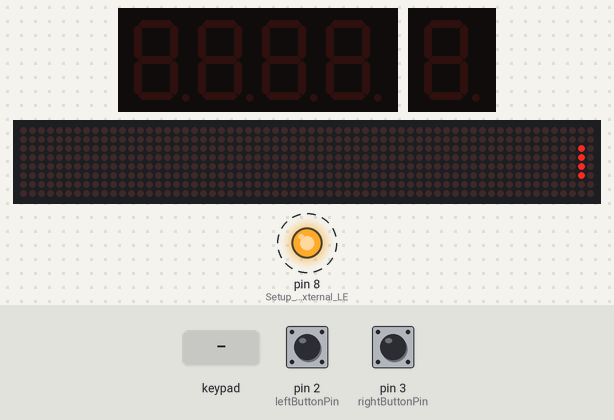
The sketch below on a simulated Arduino Mega 2560, built with avr-gcc and run on an emulated ATmega2560. Shown: 4-digit seven-segment display, 1-digit seven-segment display, 64×8 LED matrix, output pins drawn as LEDs (lit = HIGH). Dashed ring = blinking. Inputs (shaded band) come from the test bench; at power-on: pin 2 (leftButtonPin) LOW, pin 3 (rightButtonPin) LOW. Random numbers use the default seed unless the sketch sets one.

Above: at 0.9 s.
1.0 s: pin 2 (leftButtonPin) pulled HIGH for 0.15 s
At 1.19 s:
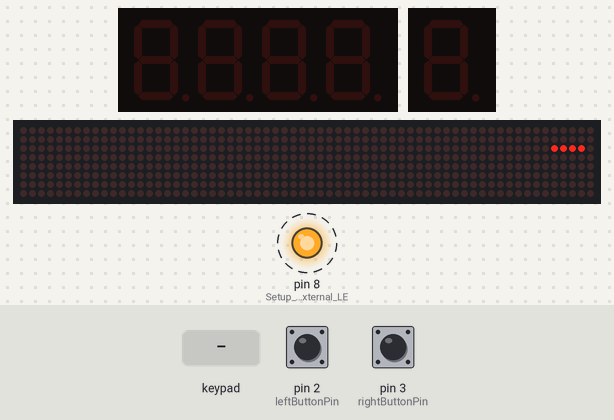
2.9 s: pin 3 (rightButtonPin) pulled HIGH for 0.15 s
At 4.08 s:
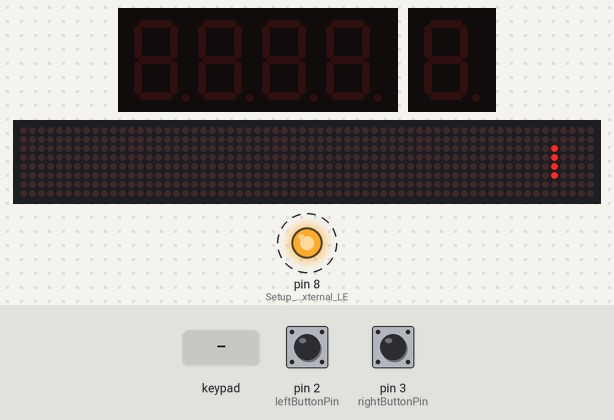
4.8 s: key '6' pressed
At 5.22 s:
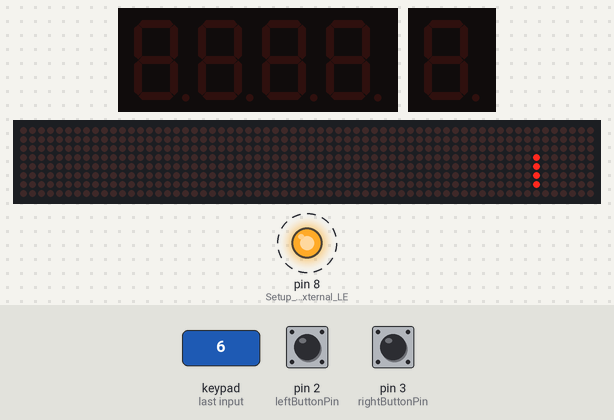
6.7 s: keypad keys 5 0 4 4 4 2 4 1 # pressed 0.4 s apart
At 8.69 s:
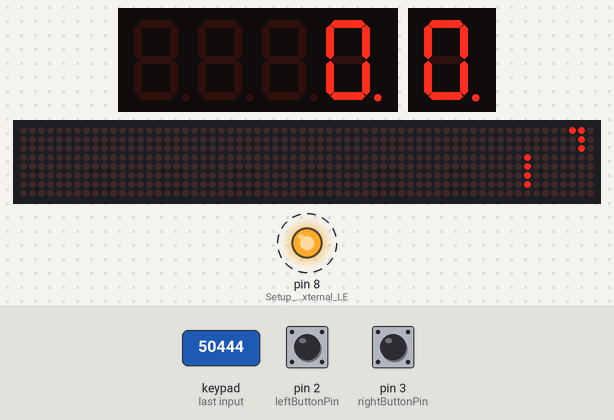
11.8 s: keypad keys 5 0 4 4 4 2 4 1 A pressed 0.4 s apart
At 13.26 s:
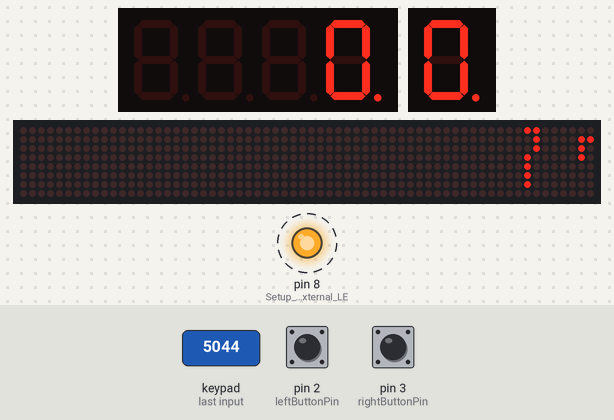
16.9 s: pin 2 (leftButtonPin) pulled HIGH for 1 s
At 18.14 s:
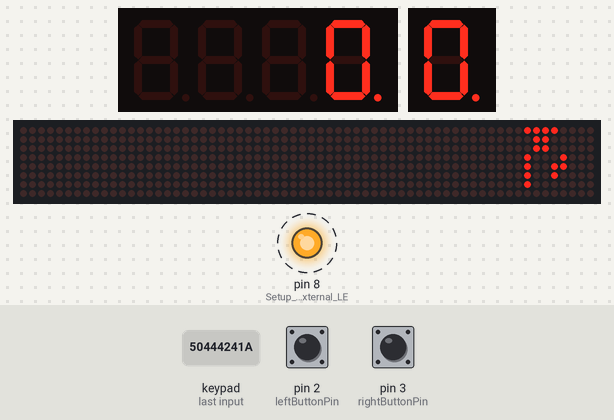
Timing chart, 0 to 22.5 s (numbered marks = the images above; inputs shaded):
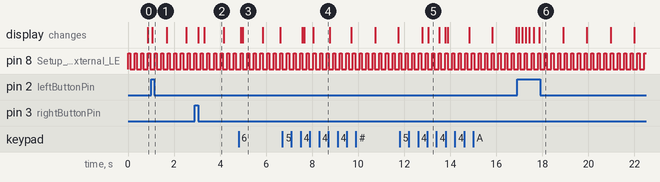

The sketch:

Tetris.ino
```cpp
#include <Arduino_FreeRTOS.h>
#include <task.h>
#include <SPI.h>
#include <Keypad.h>
#include <LedControl.h>
#include "SevSeg.h"

// ******************** BUTTON SETUP START ********************
const int leftButtonPin = 2;  // the number of the pushbutton pin
const int rightButtonPin = 3;

int leftButtonState = 0;
int rightButtonState = 0;
// ******************** BUTTON SETUP STOP ********************

// ******************** KEYPAD SETUP START ********************
const int ROW_NUM = 4;    // DO NOT CHANGE | four rows
const int COLUMN_NUM = 4; // DO NOT CHANGE | four columns

char keys[ROW_NUM][COLUMN_NUM] = {
  {'1','2','3', 'A'},
  {'4','5','6', 'B'},
  {'7','8','9', 'C'},
  {'*','0','#', 'D'}
};

volatile int difficulty;

byte pin_rows[ROW_NUM] = {31, 29, 27, 25};      //connect to the row pinouts of the keypad
byte pin_column[COLUMN_NUM] = {39, 37, 35, 33}; //connect to the column pinouts of the keypad

Keypad keypad = Keypad( makeKeymap(keys), pin_rows, pin_column, ROW_NUM, COLUMN_NUM );
// ******************** KEYPAD SETUP STOP ********************

// ******************** SEVEN SEGMENT DISPLAY SETUP START ********************
SevSeg sevseg; // Instantiate a seven segment controller object
SevSeg sevseg_single; // Instantiate a seven segment controller object
// ******************** SEVEN SEGMENT DISPLAY SETUP STOP ********************

TaskHandle_t show_handle;
TaskHandle_t gravity_handle;
TaskHandle_t init_handle;
TaskHandle_t piece_init_handle;

int DIN = 12;
int CS =  11;
int CLK = 10;

LedControl lc = LedControl(DIN, CLK, CS, 0);

#define DIN_MASK (1 << 4)  // Pin 12 on PORTB
#define CS_MASK  (1 << 5)  // Pin 11 on PORTB
#define CLK_MASK (1 << 6)  // Pin 10 on PORTB

#define configUSE_PREEMPTION 0
#define INCLUDE_vTaskDelete 1
#define INCLUDE_xTaskAbortDelay 1

// Define arrays for all Tetris Blocks
const int line[4][4]    {	{1, 1, 1, 1},
                          {0, 0, 0, 0},
                          {0, 0, 0, 0},
                          {0, 0, 0, 0} }; // INITIALLY HORIZONTAL
const int j_piece[4][4] { {1, 0, 0, 0},
                          {1, 1, 1, 0},
                          {0, 0, 0, 0},
                          {0, 0, 0, 0} }; // INITIALLY POINTS UP
const int l_piece[4][4] {	{1, 1, 1, 0},
                          {1, 0, 0, 0},
                          {0, 0, 0, 0},
                          {0, 0, 0, 0} }; // INITIALLY POINTS DOWN
const int box[4][4]     {	{1, 1, 0, 0},
                          {1, 1, 0, 0},
                          {0, 0, 0, 0},
                          {0, 0, 0, 0} };
const int s_piece[4][4] {	{1, 1, 0, 0},
                          {0, 1, 1, 0},
                          {0, 0, 0, 0},
                          {0, 0, 0, 0} }; // INITIALLY "FLAT"
const int z_piece[4][4] {	{0, 1, 1, 0},
                          {1, 1, 0, 0},
                          {0, 0, 0, 0},
                          {0, 0, 0, 0} }; // INITIALLY "FLAT"
const int tee[4][4]     {	{0, 1, 0, 0},
                          {1, 1, 0, 0},
                          {0, 1, 0, 0},
                          {0, 0, 0, 0} }; // iNITIALLY POINTS LEFT

static int score = 0;

// Stores relevant info about a given piece
struct piece {
  int x; // Current x position of the top left of the piece (in 4x4)
  int y; // Current y position of the top left of the piece (in 4x4)
  int block[4][4];
} piece_struct;

struct piece cur_piece;


// NOTE: need to create a "cup" shape of 1s for collision on the borders.
int grid[10][9];

// Return a new random piece struct
struct piece get_new_piece(){
 struct piece new_piece;
  new_piece.x = 3;
  new_piece.y = 0;
  switch (random(1,8)) {
    case 1:
      for (int i = 0; i < 4; i++){
        for (int j = 0; j < 4; j++){
          new_piece.block[i][j] = line[j][i];
        }
      }
      break;
    case 2:
      for (int i = 0; i < 4; i++){
        for (int j = 0; j < 4; j++){
          new_piece.block[i][j] = j_piece[j][i];
        }
      }
      break;
    case 3:
      for (int i = 0; i < 4; i++){
        for (int j = 0; j < 4; j++){
          new_piece.block[i][j] = l_piece[j][i];
        }
      }
      break;
    case 4:
      for (int i = 0; i < 4; i++){
        for (int j = 0; j < 4; j++){
          new_piece.block[i][j] = box[j][i];
        }
      }
      break;
    case 5:
      for (int i = 0; i < 4; i++){
        for (int j = 0; j < 4; j++){
          new_piece.block[i][j] = s_piece[j][i];
        }
      }
      break;
    case 6:
      for (int i = 0; i < 4; i++){
        for (int j = 0; j < 4; j++){
          new_piece.block[i][j] = z_piece[j][i];
        }
      }
      break;
    case 7:
      for (int i = 0; i < 4; i++){
        for (int j = 0; j < 4; j++){
          new_piece.block[i][j] = tee[j][i];
        }
      }
      break;
    default:
      break;
  }
  return new_piece;
}

// Creates a copy of the current piece to protect memory if it is not going to be overwritten
struct piece getCurCopy(){
  struct piece cur_copy;
  cur_copy.x = cur_piece.x;
  cur_copy.y = cur_piece.y;
  for(int x = 0; x < 4; x++){
    for(int y = 0; y < 4; y++){
      cur_copy.block[x][y] = cur_piece.block[x][y];
    }
  }
  return cur_copy;
}

// Basically the most important function in this code
bool collision_check(struct piece next_piece){
  for(int x = 0; x <= 3; x++){
    for(int y = 0; y <= 3; y++){
      if(next_piece.block[x][y] && grid[next_piece.x + x][next_piece.y + y]){
        return 1;
      }
    }
  }
  return 0;
}


// ***************** CURRENT PIECE ROTATION & MOVEMENT *****************
struct piece move_left(){
  struct piece new_piece = getCurCopy();
  new_piece.x--;
  if(collision_check(new_piece)) {
    return cur_piece;
  }
  else {
    return new_piece;
  }
}

struct piece move_right(){
  struct piece new_piece = getCurCopy();
  new_piece.x++;
  if(collision_check(new_piece)) {
    return cur_piece;
  }
  else {
    return new_piece;
  }
}

struct piece move_down(){
  struct piece new_piece = getCurCopy();
  new_piece.y++;
  if(collision_check(new_piece)) {
    return cur_piece;
  }
  else {
    return new_piece;
  }
}

struct piece rotate_left() {
  struct piece new_piece = getCurCopy();
  for (int i = 0; i < 4; i++){
    for(int j = 0; j < 4; j++){
        new_piece.block[j][3 - i] = cur_piece.block[i][j];
    }
  }
  if(collision_check(new_piece)){
    return cur_piece;
  }
  else{
    return new_piece;
  }
}

struct piece rotate_right() {
  struct piece new_piece = getCurCopy();
  for (int i = 0; i < 4; i++){
    for(int j = 0; j < 4; j++){
        new_piece.block[3 - j][i] = cur_piece.block[i][j];
    }
  }
  if(collision_check(new_piece)){
    return cur_piece;
  }
  else{
    return new_piece;
  }
}

// ***************** LINE CLEARING FUNCTIONALITY *****************


// Based on check algorithm from https://circuitdigest.com/microcontroller-projects/creating-tetris-game-with-arduino-and-oled-display
void line_clear_check(){
  bool clear;
  int lines = 0;
  for(int y = 7; y >= 0; y--){
    clear = true;

    // If any of the parts of the line in the grid are off, this will change clear to zero
    for(int x = 8; x >= 1; x--){
      clear = clear && grid[x][y];
    }

    if(clear){
      clearline(y);
      y++; // Makes sure the system still checks the newly moved line after clearline is done
      lines++;
    }
  }

  // Single line clear = 40pts
  if(lines == 1){
    score += 40;
  }

  // Double line clear = 50pts
  else if (lines == 2){
    score += 50;
  }

  // Triple line clear = 100pts
  else if (lines == 3){
    score += 100;
  }

  // Tetris clear = 300pts
  else if (lines == 4){
    score += 300;
  }
  if(difficulty < 5){
    difficulty = score / 100;
  }


  sevseg.setNumber(score, 0);
  sevseg_single.setNumber(difficulty, 0);
}

// Based on clear algorithm from https://circuitdigest.com/microcontroller-projects/creating-tetris-game-with-arduino-and-oled-display
void clearline(int cleared_line){

  // Shift down every row starting from the cleared line, moving upwards
  for(int y = cleared_line; y >= 0; y--){
    for(int x = 8; x >= 1; x--){
      grid[x][y] = grid[x][y-1];
    }
  }

  // Set top of display to zero
  for(int x = 8; x >= 1; x--){
    grid[x][0] = 0;
  }
}


// Adds the current block to the grid (called if bottom collision occurs)
void add_block_to_grid(){
  for (int x = 0; x < 4; x++){
    for (int y = 0; y < 4; y++){
        grid[cur_piece.x + x][cur_piece.y + y] |= cur_piece.block[x][y];
    }
  }
}

// ************************** HELPER FUNCTION FOR SPI ON LED DISPLAY **************************

//Function provided from https://github.com/wayoda/LedControl/tree/master
void printByte(byte character []) {

int i = 0;
  for(i=0;i<8;i++)
  {
    lc.setRow(0,i,character[i]);
  }
}


// define two tasks for Blink & AnalogRead
void TaskBlink( void *pvParameters );
void TaskAnalogRead( void *pvParameters );

void TaskGravity( void *pvParameters );
void TaskInitBoard( void *pvParameters );
void TaskShowBoard( void *pvParameters );
void buttonsTask(void *pvParameters);

// the setup function runs once when you press reset or power the board
void setup() {

  // Button setup
  pinMode(leftButtonPin, INPUT);
  pinMode(rightButtonPin, INPUT);

  pinMode(8, OUTPUT); // Setup pin for external LED

  randomSeed(29420);

  // Seven Segment Display (4-digit) setup
  byte numDigits = 4;
  byte digitPins[] = {50, 44, 42, 41};                    //Digit pins setup for easy connection order
  byte segmentPins[] = {48, 40, 45, 49, 51, 46, 43, 47};  //Segment pins setup for easy connection order
  bool resistorsOnSegments = false;
  byte hardwareConfig = COMMON_CATHODE;
  bool updateWithDelays = false;
  bool leadingZeros = false;
  bool disableDecPoint = true;

  sevseg.begin(hardwareConfig, numDigits, digitPins, segmentPins, resistorsOnSegments,
               updateWithDelays, leadingZeros, disableDecPoint);
  sevseg.setBrightness(90);

  // Seven Segment Display (1-digit) setup
  byte numDigits1 = 1;
  byte segmentPins1[] = {28, 30, 36, 34, 32, 26, 24, 38};  //Segment pins setup for easy connection order
  bool resistorsOnSegments1 = true;
  byte hardwareConfig1 = COMMON_CATHODE;
  bool updateWithDelays1 = false;
  bool leadingZeros1 = false;
  bool disableDecPoint1 = true;

  sevseg_single.begin(hardwareConfig1, numDigits1, 1, segmentPins1, resistorsOnSegments1,
               updateWithDelays1, leadingZeros1, disableDecPoint1);
  sevseg_single.setBrightness(90);

  // LED matrix setup
  lc.shutdown(0, false);
  lc.setIntensity(0,3);
  lc.clearDisplay(0);

  //ADD INITIALIZATION FOR BOARD

  // initialize serial communication at 9600 bits per second:
  Serial.begin(19200);

  difficulty = 1;

  while (!Serial) {
    ; // wait for serial port to connect. Needed for native USB, on LEONARDO, MICRO, YUN, and other 32u4 based boards.
  }

  xTaskCreate(
    TaskBlink
    , "Blink LED"
    , 128
    , NULL
    , 2
    , NULL );
  xTaskCreate(
    TaskGravity
    ,  "Gravity"   // A name just for humans
    ,  256  // This stack size can be checked & adjusted by reading the Stack Highwater
    ,  NULL
    ,  2  // Priority, with 3 (configMAX_PRIORITIES - 1) being the highest, and 0 being the lowest.
    ,  &gravity_handle );

  xTaskCreate(
    TaskInitBoard
    ,  "Initialize Board"
    ,  256  // Stack size
    ,  NULL
    ,  3  // Priority
    ,  &init_handle );

  xTaskCreate(
    TaskInitPiece
    , "Initialize Piece"
    , 128
    , NULL
    , 3
    , &piece_init_handle );

  xTaskCreate(
    TaskShowBoard
    ,  "Show Board"
    ,  256  // Stack size
    ,  NULL
    ,  2  // Priority
    ,  &show_handle );
  xTaskCreate(
    keypadTask
    , "Keypad Task"
    , 256
    , NULL
    , 1
    , NULL );
  xTaskCreate(
    buttonsTask
    , "Buttons Task"
    , 256
    , NULL
    , 1
    , NULL );
  xTaskCreate(
    TaskRefresh
    , "Refresh Display"
    , 128
    , NULL
    , 1
    , NULL );

  //vTaskSuspend(piece_init_handle);
  //vTaskSuspend(gravity_handle);
  // Now the task scheduler, which takes over control of scheduling individual tasks, is automatically started.
  //  (note how the above comment is WRONG!!!)
  vTaskStartScheduler();


}

void loop()
{
  // Empty. Things are done in Tasks.
}

// ******************** KEYPAD TASK START ********************
void keypadTask(void *pvParameters) {
  (void) pvParameters;

  for (;;) {
    char key = keypad.getKey();

    if (key) {
      if(key == '4') {
        cur_piece = move_left();
      }
      else if (key == '6') {
        cur_piece = move_right();
      }
      else if (key == '2') { // FIX PINOUT TO GO TO 8 INSTEAD
        struct piece next_piece = move_down();

        if(next_piece.y == cur_piece.y){
          add_block_to_grid();
          line_clear_check();
          cur_piece = get_new_piece();
        } else{
          cur_piece = next_piece;
        }
      }
    }
    vTaskDelay(101 / portTICK_PERIOD_MS);
  }
}
// ******************** KEYPAD TASK STOP ********************

// ******************** BUTTON TASK START ********************
void buttonsTask(void *pvParameters) {
  (void) pvParameters;

  for (;;) {
    leftButtonState = digitalRead(leftButtonPin);
    rightButtonState = digitalRead(rightButtonPin);

    if (leftButtonState == HIGH) {
      cur_piece = rotate_left();
    }

    else if (rightButtonState == HIGH) {
      cur_piece = rotate_right();
    }

    vTaskDelay(171 / portTICK_PERIOD_MS);
  }
}
// ******************** BUTTON TASK STOP ********************

// ******************** SEVEN SEGMENT DISPLAY TASK START ********************
void TaskRefresh(void *pvParameters) {
  (void) pvParameters;

  for (;;) {
    sevseg.refreshDisplay();
    sevseg_single.refreshDisplay();
    vTaskDelay(2 / portTICK_PERIOD_MS);
  }
}
// ******************** SEVEN SEGMENT DISPLAY TASK STOP ********************
// Initialize the board with the bottom, left, and right edges as ones (creates a bounding collision box)
void TaskInitBoard ( void *pvParameters ){

  for(;;){
      //TaskHandle_t TaskHandle_1;
    for(int x = 0; x <= 9; x++) {
      for(int y = 0; y <= 8; y++) {

        // If the current position is along the edge (not top edge y = 0), set to 1. Zero otherwise
        if((x == 0) || (x == 9) || (y == 8)) {
          grid[x][y] = 1;
        }
        else {
          grid[x][y] = 0;
        }
      }
    }
    vTaskSuspend(NULL);
  }

}

void TaskInitPiece (void *pvParameters){
  for (;;){
    cur_piece = get_new_piece();
    vTaskSuspend(NULL);
  }
}

void TaskGravity( void *pvParameters ){

  for(;;) {
    struct piece next_piece = move_down();

    if(next_piece.y == cur_piece.y){
      add_block_to_grid();
      line_clear_check();
      cur_piece = get_new_piece();
    } else{
      cur_piece = next_piece;
    }
    vTaskDelay( (1031 - 200*difficulty) / portTICK_PERIOD_MS );
  }
}

void TaskShowBoard( void *pvParameters ){

  for(;;){

    PORTB |= DIN_MASK | CS_MASK | CLK_MASK;
    byte screen[8];

    for (int y = 0; y < 8; y++){
        screen[y] = 0;
    }

    // Add the static blocks to the screen
    for (int x = 0; x < 8; x++){
      for (int y = 0; y <8; y++){
        screen[x] |= (grid[x + 1][y] << y);
      }
    }

    // Add the moving block to the screen
    for (int x = 0; x < 4; x++){
      for (int y = 0; y < 4; y++){
        screen[cur_piece.x + x - 1] |= (cur_piece.block[x][y] << cur_piece.y + y);
      }
    }

    printByte(screen);
    vTaskDelay( 51 / portTICK_PERIOD_MS );
  }
}

void TaskBlink( void *pvParameters ){

  for(;;){
    digitalWrite(8, HIGH);
    vTaskDelay(100 / portTICK_PERIOD_MS);
    digitalWrite(8, LOW);
    vTaskDelay(200 / portTICK_PERIOD_MS);
  }
}
```

Measured:
- by itself, pin 8 (Setup_pin_for_external_LE): alternates HIGH for 0.09 s and LOW for 0.20 s
- what the display in image 2 shows lasts 0.9 s, from 3.3 s to 4.2 s
